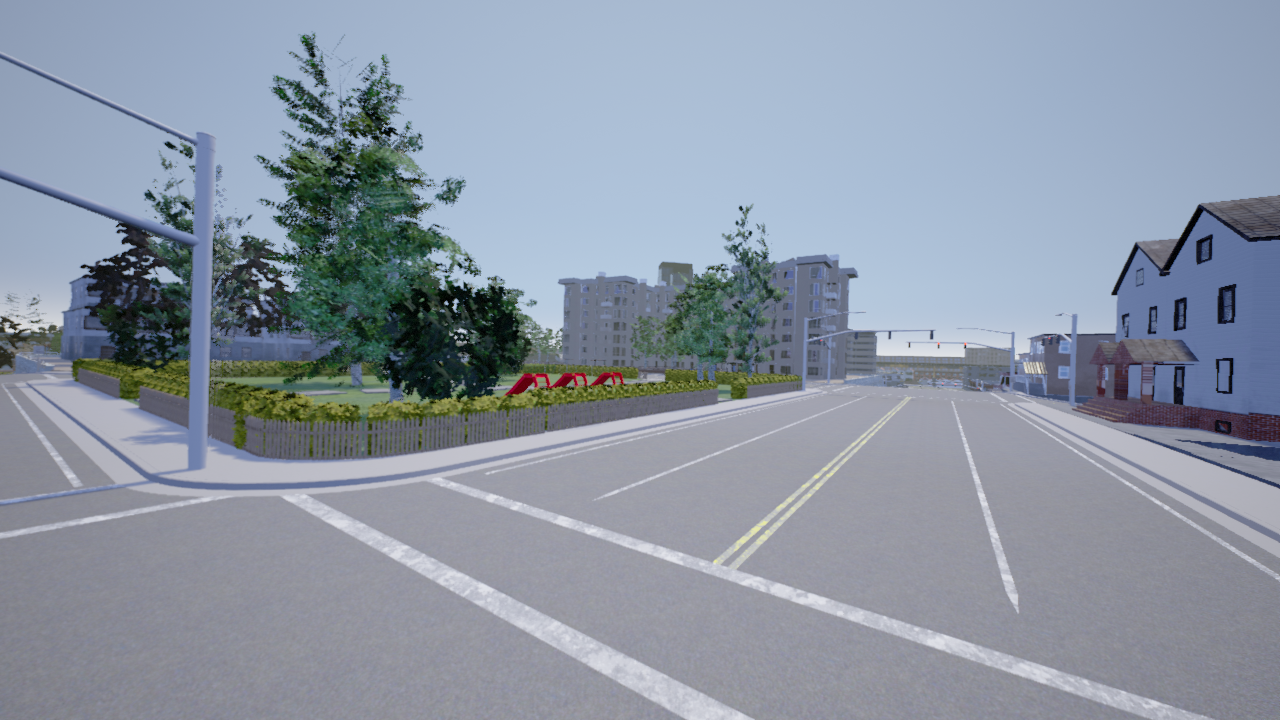
#> input picture prj01_calibration/image1.png, 1280 x 720 px
$ jupyter execute --allow-errors 3DCV_lecture2_hw.ipynb   (shell and % lines are left out)
#> lines starting #> are read from the running program, lines starting #| are printed output that depends on the picture
### Установка пакетов

Начнем с установки необходимых пакетов python. Ничего необычного не понадобится - обычные numpy, cv2, matplotlib

[cell 1]
# !pip install numpy
# !pip install opencv-python
# !pip install matplotlib

Теперь можно импортировать

[cell 2]
import numpy as np
import cv2
import matplotlib.pyplot as plt
plt.rcParams['figure.figsize'] = [15, 10]

### 2D/3D Преобразования (25 баллов)

Представим, что у вас есть автомобиль, к крыше которого прикреплена RGBD камера. Такая камера снимает как обычная, но четвертым каналом она передает глубину объекта. Глубина объекта - это координаты Z объекта в системе координат камеры (смотри слайд 23 из лекции). Наша задача научиться строить 3D карту по данным с сенсоров этого автомобиля.

Вам дано изображение с этой камеры в какой-то момент времени

[cell 3]
def load_image(path: str) -> np.ndarray:
#> called with path = 'image1.png'
    image = cv2.imread(path, cv2.IMREAD_COLOR)
#> image is the input picture: shape (720, 1280, 3); mean B, G, R 163.8, 149.7, 139.9
    image = cv2.cvtColor(image, cv2.COLOR_BGR2RGB)
    return image

[cell 4]
image1 = load_image("image1.png")
plt.imshow(image1)

А также соответствующая ей карта глубины

#> (a cell that did not finish here is left out)

Предположим, что мы заранее откалибровали наши камеры (либо калибровка указана в спецификации камеры). Вот эти данные

[cell 6]
fx = 448.1551643293023
fy = 448.1551643293023
px = 640.0
py = 360.0

Составьте из этих данных матрицу камеры (формулу можно найти в слайдах)

[cell 7]
K = np.array(
    [
        [fx, 0, px],
        [0, fy, py],
        [0,  0,  1]
    ]
) # TODO: заполните матрицу камеры

Также далее нам пригодится обратная матрица для матрицы камеры (можно найти ее численной, но советуем воспользоваться аналитической формулой, она есть в слайдах про обратную проекцию)

[cell 8]
K_inv = np.array(
    [
        [1/fx, 0, -px/fx],
        [0, 1/fy, -py/fy],
        [0,  0,  1]
    ]
) # TODO: заполните обратную матрицу камеры

Итак, у нас все готово для построения 3D карты из данных первого изображения.
Для этого нам нужна формула обратной проекции со слайда 36.

Давайте присмотримся повнимательнее к этой формуле:

u, v - это координаты пикселя. Мы хотим построить карту из всех пикселей, поэтому нам нужно пробежаться по всем их значениям. Чтобы векторизовать дальнейшие вычисления, будем записывать все по возможности в матрицах.
points_2d - матрица, в которой 2 строки (u и v), и w * h стоблцов, где w и h - размеры изображения. То есть эта матрица будет выглядеть примерно так

| 0 | 1 | 2 | ... | w-1 | 0 | 1 | ... | w-1 |
| --- | --- | --- | --- | --- | --- | --- | --- | --- |
| 0 | 0 | 0 | ... | 0 | 1 | 1 | ... | h-1 |

[cell 9]
image1.shape
#> Out = (720, 1280, 3)

[cell 10]
points_2d = np.array(...) # TODO: заполните марицу с координатами пикселями

Отлично, следующий шаг - перейти к однородным координатам. Здесь это просто - добавьте единицу в качестве третьей координаты для каждого пикселя

[cell 11]
points_2d_h = ... # TODO: переведите points_2d в однородные координаты

Самое время перейти к обратной проекции. Еще раз взгляните на формулу со слайда 36 - что нужно сделать, чтобы из пикселя в однородных координатах получить луч в однородных координатах?

#> (a cell that did not finish here is left out)

Теперь перейдем к последнему этапу формулы со слайда 36 - применение глубины. Используйте ранее загруженную карту глубины

#> (a cell that did not finish here is left out)

3D точки готовы! Чтобы 3D была красивая, нам также нужны цвета - вытащите их из изображения аналогично points_2d. Там мы добавляли в столбцы координаты пикселей, а здесь так же постройте матрицу, в которой в столбцах будут соответствующие цвета

[cell 14]
colors1 = ... # TODO: постройте матрицу с цветами пикселей в столбцах

Самый простой способ открыть, покрутить и даже обработать облако точек - использовать [CloudCompare](https://www.danielgm.net/cc/release/). Просто запустите ячейку снизу и закиньте полученный файл в CC.

[cell 15]
def save_point_cloud(cloud: np.ndarray, colors: np.ndarray, file_name: str) -> None:
#> called with file_name = 'cloud1_filtered.xyz'
    file = open(file_name, "w")
    for i in range(cloud1.shape[1]):
        file.write(f'{cloud[0, i]}, {cloud[1, i]}, {cloud[2, i]}, {colors[0, i]}, {colors[1, i]}, {colors[2, i]}\n')

#> (a cell that did not finish here is left out)

Уже почти то, что мы хотели получить. Но карту портят далекие точки - небо находится бесконечно далеко, в карте глубины максимальная глубина была 1000м. Отфильтруйте облако и снова откройте в CC

[cell 17]
cloud1_filtered = ... # Отфильтруйте слишком далекие точки
colors1_filtered = ... # Не забудьте, что цветов тоже стало меньше

#> (a cell that did not finish here is left out)

Итак, мы получили данные с сенсоров и построили небольшую локульную 3D карту. Машина проехала дальше и мы получили новые данные. Загрузим аналогично данные RGBD камеры

[cell 19]
image2 = load_image("image2.png")
#> call 2 of load_image, with path = 'image2.png'
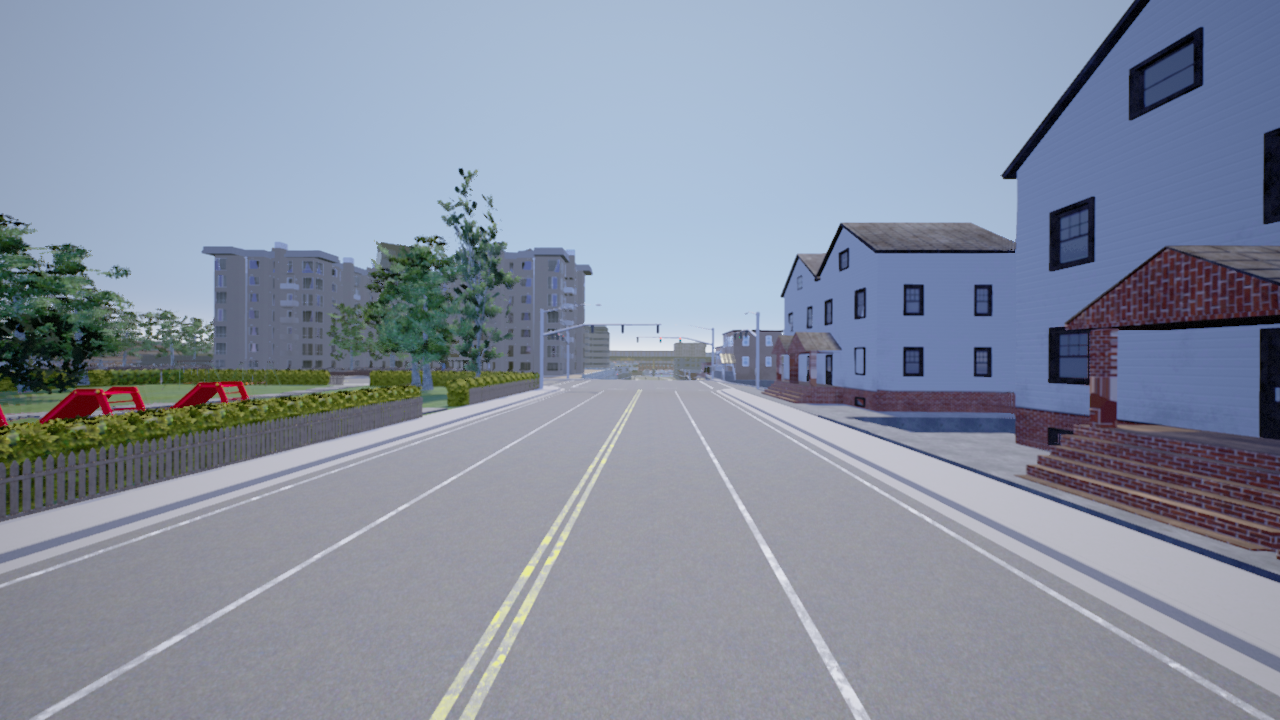
#> input picture prj01_calibration/image2.png, 1280 x 720 px
#> in load_image, image is the input picture: shape (720, 1280, 3); mean B, G, R 160.6, 144.3, 135.8
plt.imshow(image2)

#> (a cell that did not finish here is left out)

Хорошо бы знать, как переместился автомобиль между этими кадрами, но этот вопрос будет разбираться в следующих лекциях. Пока мы считаем, что нам эти данные дает сенсор. Чтобы освежить знания, что такое R и t, обратитесь к разделу "Трансформация системы координат" в слайдах.

[cell 21]
R = np.array([[ 8.50318515e-01,  2.07742095e-02, -5.25858208e-01],
              [-2.47312245e-02,  9.99694013e-01, -4.97406376e-04],
              [ 5.25686969e-01,  1.34280713e-02,  8.50572100e-01]])

t = np.array([[ 6.51715996e-01,  6.20712517e-03, -6.44666629e+00]]).transpose()

В алгоритмах SLAM/SfM одной их самых частых операций является reproject - перепроецирование точки с кадра на кадр. Давайте попробуем сделать это

Возьмем 3 примечательные точки на первом изображении

[cell 22]
landmarks = np.array([
    [560, 856, 1128],
    [280, 276, 313]
])

[cell 23]
plt.imshow(image1)
plt.plot(landmarks[0, :], landmarks[1, :], "ro", markersize=6)
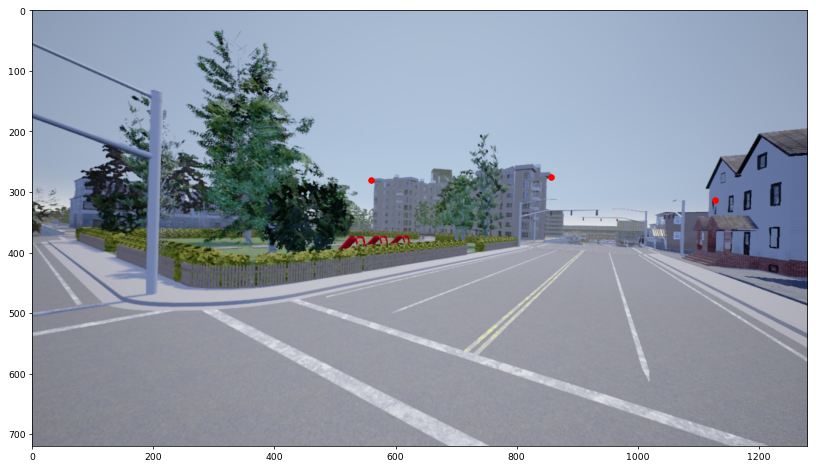
#> figure drawn by matplotlib, 1 panel

С помощью аналогичных операций из предыдущих пунктов, преобразуйте это лэндмарки в 3D точки.

[cell 24]
landmarks_3D_camera1 = ... # получите 3D точки из 2D пикселей

Мы получили 3D в системе координат, связанной с первой камерой. Самое время преобразовать эти точки так, чтобы отобразить их во вторую камеру. Тут вам пригодятся R и t - матрица поворота и смещение

[cell 25]
landmarks_3D_camera2 = ... # преобразуйте landmarks_3D_camera1 во камеру 2.

А теперь проведем операцию, обратную той, с которой мы начали - спроецируем 3D точки в камеру 2. Вам пригодятся формулы со слайда 22

[cell 26]
landmarks_camera2 = ... # спроецируйте landmarks_3D_camera2 на камеру, вам пригодится матрица камеры K

Нарисуем новые точки на втором изображении. Как мы и ожидали, эти точки принадлежат тем же самым объектам. Из следующих лекций вы узнаете, что обычно задача рещается наоборот - мы сначала находим одни и те же точки на двух изображениях (есть много способов это сделать, этому посвящена вторая лекция), а потом по этой информации восстанавливается поза межлу кадрами (R, t) и глубины точек.

[cell 27]
plt.imshow(image2)
#> (the rest of this cell did not finish here and is left out)

И последнее, что мы сделаем из наших данных - построим наконец совмещенную 3D карту. Все, что нужно для этого, вы уже проделали: возьмите уже построенную карту из первого изображения cloud1 и преобразуйте ее в систему координат второй камеры

[cell 28]
cloud1_filtered_camera2 = ... # преобразуйте cloud1 в систему координат второй камеры с помощью R и t

Теперь просто постройте аналогичное облако точек для второго изображения (второй камеры). Его преобразовывать не нужно, оно уже в системе координат второй камеры. Не забудте его отфильтровать!

[cell 29]
cloud2_filtered_camera2 = ... # постройте cloud2 аналогично тому, как мы строили cloud1

Теперь сохраним оба облака в один файл и любуемся ими в CloudCompare - так должно быть видно консистентное облако.

#> (a cell that did not finish here is left out)

### Гомография (20 баллов максимум)

Используя полученные на лекции новые знания, сделаем простейший выравниватель документов. Перво-наперво, нам нужна фотография документа, который мы будем выравнивать. Можете сфотографировать его сами, можете взять готовый образец.

[cell 31]
image = load_image("doc.jpg")
#> call 3 of load_image, with path = 'doc.jpg'
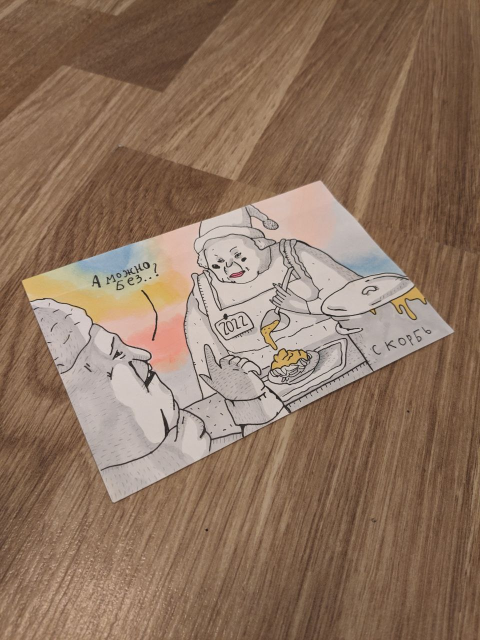
#> input picture prj01_calibration/doc.jpg, 960 x 1280 px (shown at 1/2 size)
#> in load_image, image is the input picture: shape (1280, 960, 3); mean B, G, R 95.6, 115.3, 141.5
